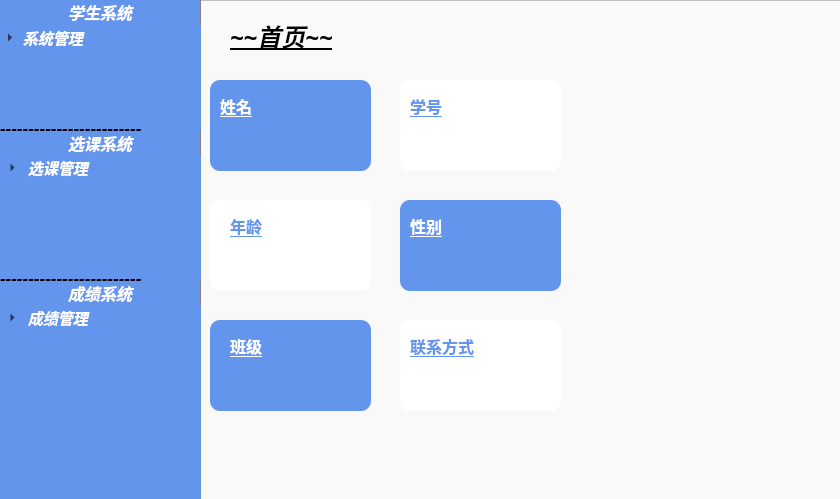
<?xml version="1.0" encoding="UTF-8"?>
<ui version="4.0">
 <class>stuhome</class>
 <widget class="QWidget" name="stuhome">
  <property name="geometry">
   <rect>
    <x>0</x>
    <y>0</y>
    <width>840</width>
    <height>499</height>
   </rect>
  </property>
  <property name="minimumSize">
   <size>
    <width>840</width>
    <height>499</height>
   </size>
  </property>
  <property name="maximumSize">
   <size>
    <width>840</width>
    <height>499</height>
   </size>
  </property>
  <property name="windowTitle">
   <string>学生管理</string>
  </property>
  <widget class="QTreeWidget" name="treeWidget">
   <property name="geometry">
    <rect>
     <x>0</x>
     <y>0</y>
     <width>201</width>
     <height>131</height>
    </rect>
   </property>
   <property name="styleSheet">
    <string notr="true">QHeaderView::section { 
	height:25px;
	color:write;
	background:#6495ed;
	color: rgb(255, 255, 255);
	border-left:0px solid gray; 
	border-right:1px solid gray; 
	border-top:0px solid gray; 
	border-bottom:0px solid gray;
}

QTreeView {
	border:none;
	background: #6495ed;
}
QTreeView::item {
	height: 25px;
	border: none;
	color: white;
}

QTreeView::branch:closed:has-children{
	
	
	image: url(:/icon/images/右.png);
}
QTreeView::branch:open:has-children{
	image: url(:/icon/images/下.png);
}</string>
   </property>
   <column>
    <property name="text">
     <string>学生系统</string>
    </property>
    <property name="font">
     <font>
      <family>幼圆</family>
      <pointsize>12</pointsize>
      <weight>75</weight>
      <italic>true</italic>
      <bold>true</bold>
     </font>
    </property>
    <property name="textAlignment">
     <set>AlignHCenter|AlignTop</set>
    </property>
    <property name="background">
     <color>
      <red>132</red>
      <green>161</green>
      <blue>197</blue>
     </color>
    </property>
   </column>
   <item>
    <property name="text">
     <string>系统管理</string>
    </property>
    <property name="font">
     <font>
      <family>幼圆</family>
      <pointsize>11</pointsize>
      <weight>75</weight>
      <italic>true</italic>
      <bold>true</bold>
     </font>
    </property>
    <item>
     <property name="text">
      <string>退出系统</string>
     </property>
     <property name="font">
      <font>
       <family>幼圆</family>
       <pointsize>11</pointsize>
       <weight>75</weight>
       <italic>true</italic>
       <bold>true</bold>
      </font>
     </property>
     <property name="textAlignment">
      <set>AlignLeading|AlignVCenter</set>
     </property>
    </item>
   </item>
  </widget>
  <widget class="QTreeWidget" name="treeWidget_2">
   <property name="geometry">
    <rect>
     <x>0</x>
     <y>130</y>
     <width>201</width>
     <height>151</height>
    </rect>
   </property>
   <property name="styleSheet">
    <string notr="true">QHeaderView::section { 
	height:25px;
	color:white;
	background:#6495ed;
	border-left:0px solid gray; 
	border-right:1px solid gray; 
	border-top:0px solid gray; 
	border-bottom:0px solid gray;
}

QTreeView {
	border:none;
	background: #6495ed;
}
QTreeView::item {
	height: 25px;
	border: none;
	color: white;
}

QTreeView::branch:closed:has-children{
	image: url(:/icon/images/右.png);
}
QTreeView::branch:open:has-children{
	image: url(:/icon/images/下.png);
}</string>
   </property>
   <property name="lineWidth">
    <number>1</number>
   </property>
   <property name="autoExpandDelay">
    <number>40</number>
   </property>
   <property name="indentation">
    <number>25</number>
   </property>
   <property name="uniformRowHeights">
    <bool>false</bool>
   </property>
   <attribute name="headerMinimumSectionSize">
    <number>37</number>
   </attribute>
   <attribute name="headerDefaultSectionSize">
    <number>134</number>
   </attribute>
   <column>
    <property name="text">
     <string>选课系统</string>
    </property>
    <property name="font">
     <font>
      <family>幼圆</family>
      <pointsize>12</pointsize>
      <weight>75</weight>
      <italic>true</italic>
      <bold>true</bold>
     </font>
    </property>
    <property name="textAlignment">
     <set>AlignCenter</set>
    </property>
   </column>
   <item>
    <property name="text">
     <string>选课管理</string>
    </property>
    <property name="font">
     <font>
      <family>幼圆</family>
      <pointsize>11</pointsize>
      <weight>75</weight>
      <italic>true</italic>
      <bold>true</bold>
     </font>
    </property>
    <item>
     <property name="text">
      <string>选择课程</string>
     </property>
     <property name="font">
      <font>
       <family>幼圆</family>
       <pointsize>11</pointsize>
       <weight>75</weight>
       <italic>true</italic>
       <bold>true</bold>
      </font>
     </property>
    </item>
    <item>
     <property name="text">
      <string>查询课程</string>
     </property>
     <property name="font">
      <font>
       <family>幼圆</family>
       <pointsize>11</pointsize>
       <weight>75</weight>
       <italic>true</italic>
       <bold>true</bold>
      </font>
     </property>
    </item>
    <item>
     <property name="text">
      <string>显示课表</string>
     </property>
     <property name="font">
      <font>
       <family>幼圆</family>
       <pointsize>11</pointsize>
       <weight>75</weight>
       <italic>true</italic>
       <bold>true</bold>
      </font>
     </property>
    </item>
   </item>
  </widget>
  <widget class="QTreeWidget" name="treeWidget_3">
   <property name="geometry">
    <rect>
     <x>0</x>
     <y>280</y>
     <width>201</width>
     <height>221</height>
    </rect>
   </property>
   <property name="styleSheet">
    <string notr="true">QHeaderView::section { 
	height:25px;
	color:white;
	background:#6495ed;
	border-left:0px solid gray; 
	border-right:1px solid gray; 
	border-top:0px solid gray; 
	border-bottom:0px solid gray;
}

QTreeView {
	border:none;
	background: #6495ed;
}
QTreeView::item {
	height: 25px;
	border: none;
	color: white;
}

QTreeView::branch:closed:has-children{
	image: url(:/icon/images/右.png);
}
QTreeView::branch:open:has-children{
	image: url(:/icon/images/下.png);
}</string>
   </property>
   <property name="lineWidth">
    <number>1</number>
   </property>
   <property name="autoExpandDelay">
    <number>40</number>
   </property>
   <property name="indentation">
    <number>25</number>
   </property>
   <property name="uniformRowHeights">
    <bool>false</bool>
   </property>
   <attribute name="headerMinimumSectionSize">
    <number>37</number>
   </attribute>
   <attribute name="headerDefaultSectionSize">
    <number>134</number>
   </attribute>
   <column>
    <property name="text">
     <string>成绩系统</string>
    </property>
    <property name="font">
     <font>
      <family>幼圆</family>
      <pointsize>12</pointsize>
      <weight>75</weight>
      <italic>true</italic>
      <bold>true</bold>
     </font>
    </property>
    <property name="textAlignment">
     <set>AlignCenter</set>
    </property>
   </column>
   <item>
    <property name="text">
     <string>成绩管理</string>
    </property>
    <property name="font">
     <font>
      <family>幼圆</family>
      <pointsize>11</pointsize>
      <weight>75</weight>
      <italic>true</italic>
      <bold>true</bold>
     </font>
    </property>
    <item>
     <property name="text">
      <string>我的成绩</string>
     </property>
     <property name="font">
      <font>
       <family>幼圆</family>
       <pointsize>11</pointsize>
       <weight>75</weight>
       <italic>true</italic>
       <bold>true</bold>
      </font>
     </property>
    </item>
   </item>
  </widget>
  <widget class="QListView" name="listView_2">
   <property name="geometry">
    <rect>
     <x>200</x>
     <y>0</y>
     <width>641</width>
     <height>501</height>
    </rect>
   </property>
   <property name="font">
    <font>
     <weight>50</weight>
     <bold>false</bold>
    </font>
   </property>
   <property name="styleSheet">
    <string notr="true">background-color: rgb(249, 249, 249);</string>
   </property>
  </widget>
  <widget class="QListView" name="listView_3">
   <property name="geometry">
    <rect>
     <x>210</x>
     <y>80</y>
     <width>161</width>
     <height>91</height>
    </rect>
   </property>
   <property name="styleSheet">
    <string notr="true">background-color: rgb(100, 149, 237);
border-radius:10px;</string>
   </property>
  </widget>
  <widget class="QLabel" name="label">
   <property name="geometry">
    <rect>
     <x>230</x>
     <y>20</y>
     <width>151</width>
     <height>31</height>
    </rect>
   </property>
   <property name="font">
    <font>
     <family>幼圆</family>
     <pointsize>18</pointsize>
     <weight>75</weight>
     <italic>true</italic>
     <bold>true</bold>
     <underline>true</underline>
    </font>
   </property>
   <property name="text">
    <string>~~首页~~</string>
   </property>
  </widget>
  <widget class="QLabel" name="label_2">
   <property name="geometry">
    <rect>
     <x>0</x>
     <y>270</y>
     <width>201</width>
     <height>16</height>
    </rect>
   </property>
   <property name="font">
    <font>
     <pointsize>13</pointsize>
     <weight>75</weight>
     <italic>true</italic>
     <bold>true</bold>
    </font>
   </property>
   <property name="text">
    <string>-------------------------</string>
   </property>
  </widget>
  <widget class="QLabel" name="label_3">
   <property name="geometry">
    <rect>
     <x>0</x>
     <y>120</y>
     <width>201</width>
     <height>16</height>
    </rect>
   </property>
   <property name="font">
    <font>
     <pointsize>13</pointsize>
     <weight>75</weight>
     <italic>true</italic>
     <bold>true</bold>
    </font>
   </property>
   <property name="text">
    <string>-------------------------</string>
   </property>
  </widget>
  <widget class="QLabel" name="label_4">
   <property name="geometry">
    <rect>
     <x>220</x>
     <y>90</y>
     <width>51</width>
     <height>31</height>
    </rect>
   </property>
   <property name="palette">
    <palette>
     <active>
      <colorrole role="WindowText">
       <brush brushstyle="SolidPattern">
        <color alpha="255">
         <red>255</red>
         <green>255</green>
         <blue>255</blue>
        </color>
       </brush>
      </colorrole>
     </active>
     <inactive>
      <colorrole role="WindowText">
       <brush brushstyle="SolidPattern">
        <color alpha="255">
         <red>255</red>
         <green>255</green>
         <blue>255</blue>
        </color>
       </brush>
      </colorrole>
     </inactive>
     <disabled>
      <colorrole role="WindowText">
       <brush brushstyle="SolidPattern">
        <color alpha="255">
         <red>120</red>
         <green>120</green>
         <blue>120</blue>
        </color>
       </brush>
      </colorrole>
     </disabled>
    </palette>
   </property>
   <property name="font">
    <font>
     <family>幼圆</family>
     <pointsize>12</pointsize>
     <weight>75</weight>
     <italic>false</italic>
     <bold>true</bold>
     <underline>true</underline>
    </font>
   </property>
   <property name="text">
    <string>姓名</string>
   </property>
  </widget>
  <widget class="QListView" name="listView_4">
   <property name="geometry">
    <rect>
     <x>400</x>
     <y>80</y>
     <width>161</width>
     <height>91</height>
    </rect>
   </property>
   <property name="styleSheet">
    <string notr="true">background-color: rgb(255, 255, 255);
border:0px;
border-radius:10px;</string>
   </property>
  </widget>
  <widget class="QLabel" name="label_5">
   <property name="geometry">
    <rect>
     <x>250</x>
     <y>130</y>
     <width>111</width>
     <height>31</height>
    </rect>
   </property>
   <property name="font">
    <font>
     <family>幼圆</family>
     <pointsize>12</pointsize>
    </font>
   </property>
   <property name="text">
    <string/>
   </property>
  </widget>
  <widget class="QListView" name="listView_5">
   <property name="geometry">
    <rect>
     <x>400</x>
     <y>200</y>
     <width>161</width>
     <height>91</height>
    </rect>
   </property>
   <property name="styleSheet">
    <string notr="true">background-color: rgb(100, 149, 237);
border-radius:10px;</string>
   </property>
  </widget>
  <widget class="QListView" name="listView_6">
   <property name="geometry">
    <rect>
     <x>210</x>
     <y>200</y>
     <width>161</width>
     <height>91</height>
    </rect>
   </property>
   <property name="styleSheet">
    <string notr="true">background-color: rgb(255, 255, 255);
border:0px;
border-radius:10px;</string>
   </property>
  </widget>
  <widget class="QListView" name="listView_7">
   <property name="geometry">
    <rect>
     <x>400</x>
     <y>320</y>
     <width>161</width>
     <height>91</height>
    </rect>
   </property>
   <property name="styleSheet">
    <string notr="true">background-color: rgb(255, 255, 255);
border:0px;
border-radius:10px;</string>
   </property>
  </widget>
  <widget class="QListView" name="listView_8">
   <property name="geometry">
    <rect>
     <x>210</x>
     <y>320</y>
     <width>161</width>
     <height>91</height>
    </rect>
   </property>
   <property name="styleSheet">
    <string notr="true">background-color: rgb(100, 149, 237);
border-radius:10px;</string>
   </property>
  </widget>
  <widget class="QLabel" name="label_6">
   <property name="geometry">
    <rect>
     <x>410</x>
     <y>210</y>
     <width>51</width>
     <height>31</height>
    </rect>
   </property>
   <property name="palette">
    <palette>
     <active>
      <colorrole role="WindowText">
       <brush brushstyle="SolidPattern">
        <color alpha="255">
         <red>255</red>
         <green>255</green>
         <blue>255</blue>
        </color>
       </brush>
      </colorrole>
     </active>
     <inactive>
      <colorrole role="WindowText">
       <brush brushstyle="SolidPattern">
        <color alpha="255">
         <red>255</red>
         <green>255</green>
         <blue>255</blue>
        </color>
       </brush>
      </colorrole>
     </inactive>
     <disabled>
      <colorrole role="WindowText">
       <brush brushstyle="SolidPattern">
        <color alpha="255">
         <red>120</red>
         <green>120</green>
         <blue>120</blue>
        </color>
       </brush>
      </colorrole>
     </disabled>
    </palette>
   </property>
   <property name="font">
    <font>
     <family>幼圆</family>
     <pointsize>12</pointsize>
     <weight>75</weight>
     <italic>false</italic>
     <bold>true</bold>
     <underline>true</underline>
    </font>
   </property>
   <property name="text">
    <string>性别</string>
   </property>
  </widget>
  <widget class="QLabel" name="label_7">
   <property name="geometry">
    <rect>
     <x>230</x>
     <y>330</y>
     <width>51</width>
     <height>31</height>
    </rect>
   </property>
   <property name="palette">
    <palette>
     <active>
      <colorrole role="WindowText">
       <brush brushstyle="SolidPattern">
        <color alpha="255">
         <red>255</red>
         <green>255</green>
         <blue>255</blue>
        </color>
       </brush>
      </colorrole>
     </active>
     <inactive>
      <colorrole role="WindowText">
       <brush brushstyle="SolidPattern">
        <color alpha="255">
         <red>255</red>
         <green>255</green>
         <blue>255</blue>
        </color>
       </brush>
      </colorrole>
     </inactive>
     <disabled>
      <colorrole role="WindowText">
       <brush brushstyle="SolidPattern">
        <color alpha="255">
         <red>120</red>
         <green>120</green>
         <blue>120</blue>
        </color>
       </brush>
      </colorrole>
     </disabled>
    </palette>
   </property>
   <property name="font">
    <font>
     <family>幼圆</family>
     <pointsize>12</pointsize>
     <weight>75</weight>
     <italic>false</italic>
     <bold>true</bold>
     <underline>true</underline>
    </font>
   </property>
   <property name="text">
    <string>班级</string>
   </property>
  </widget>
  <widget class="QLabel" name="label_8">
   <property name="geometry">
    <rect>
     <x>410</x>
     <y>90</y>
     <width>51</width>
     <height>31</height>
    </rect>
   </property>
   <property name="palette">
    <palette>
     <active>
      <colorrole role="WindowText">
       <brush brushstyle="SolidPattern">
        <color alpha="255">
         <red>100</red>
         <green>149</green>
         <blue>237</blue>
        </color>
       </brush>
      </colorrole>
     </active>
     <inactive>
      <colorrole role="WindowText">
       <brush brushstyle="SolidPattern">
        <color alpha="255">
         <red>100</red>
         <green>149</green>
         <blue>237</blue>
        </color>
       </brush>
      </colorrole>
     </inactive>
     <disabled>
      <colorrole role="WindowText">
       <brush brushstyle="SolidPattern">
        <color alpha="255">
         <red>120</red>
         <green>120</green>
         <blue>120</blue>
        </color>
       </brush>
      </colorrole>
     </disabled>
    </palette>
   </property>
   <property name="font">
    <font>
     <family>幼圆</family>
     <pointsize>12</pointsize>
     <weight>75</weight>
     <italic>false</italic>
     <bold>true</bold>
     <underline>true</underline>
    </font>
   </property>
   <property name="text">
    <string>学号</string>
   </property>
  </widget>
  <widget class="QLabel" name="label_9">
   <property name="geometry">
    <rect>
     <x>230</x>
     <y>210</y>
     <width>51</width>
     <height>31</height>
    </rect>
   </property>
   <property name="palette">
    <palette>
     <active>
      <colorrole role="WindowText">
       <brush brushstyle="SolidPattern">
        <color alpha="255">
         <red>100</red>
         <green>149</green>
         <blue>237</blue>
        </color>
       </brush>
      </colorrole>
     </active>
     <inactive>
      <colorrole role="WindowText">
       <brush brushstyle="SolidPattern">
        <color alpha="255">
         <red>100</red>
         <green>149</green>
         <blue>237</blue>
        </color>
       </brush>
      </colorrole>
     </inactive>
     <disabled>
      <colorrole role="WindowText">
       <brush brushstyle="SolidPattern">
        <color alpha="255">
         <red>120</red>
         <green>120</green>
         <blue>120</blue>
        </color>
       </brush>
      </colorrole>
     </disabled>
    </palette>
   </property>
   <property name="font">
    <font>
     <family>幼圆</family>
     <pointsize>12</pointsize>
     <weight>75</weight>
     <italic>false</italic>
     <bold>true</bold>
     <underline>true</underline>
    </font>
   </property>
   <property name="text">
    <string>年龄</string>
   </property>
  </widget>
  <widget class="QLabel" name="label_10">
   <property name="geometry">
    <rect>
     <x>410</x>
     <y>330</y>
     <width>91</width>
     <height>31</height>
    </rect>
   </property>
   <property name="palette">
    <palette>
     <active>
      <colorrole role="WindowText">
       <brush brushstyle="SolidPattern">
        <color alpha="255">
         <red>100</red>
         <green>149</green>
         <blue>237</blue>
        </color>
       </brush>
      </colorrole>
     </active>
     <inactive>
      <colorrole role="WindowText">
       <brush brushstyle="SolidPattern">
        <color alpha="255">
         <red>100</red>
         <green>149</green>
         <blue>237</blue>
        </color>
       </brush>
      </colorrole>
     </inactive>
     <disabled>
      <colorrole role="WindowText">
       <brush brushstyle="SolidPattern">
        <color alpha="255">
         <red>120</red>
         <green>120</green>
         <blue>120</blue>
        </color>
       </brush>
      </colorrole>
     </disabled>
    </palette>
   </property>
   <property name="font">
    <font>
     <family>幼圆</family>
     <pointsize>12</pointsize>
     <weight>75</weight>
     <italic>false</italic>
     <bold>true</bold>
     <underline>true</underline>
    </font>
   </property>
   <property name="text">
    <string>联系方式</string>
   </property>
  </widget>
  <widget class="QLabel" name="label_11">
   <property name="geometry">
    <rect>
     <x>440</x>
     <y>130</y>
     <width>111</width>
     <height>31</height>
    </rect>
   </property>
   <property name="font">
    <font>
     <family>幼圆</family>
     <pointsize>12</pointsize>
    </font>
   </property>
   <property name="text">
    <string/>
   </property>
  </widget>
  <widget class="QLabel" name="label_12">
   <property name="geometry">
    <rect>
     <x>250</x>
     <y>250</y>
     <width>111</width>
     <height>31</height>
    </rect>
   </property>
   <property name="font">
    <font>
     <family>幼圆</family>
     <pointsize>12</pointsize>
    </font>
   </property>
   <property name="text">
    <string/>
   </property>
  </widget>
  <widget class="QLabel" name="label_13">
   <property name="geometry">
    <rect>
     <x>440</x>
     <y>250</y>
     <width>111</width>
     <height>31</height>
    </rect>
   </property>
   <property name="font">
    <font>
     <family>幼圆</family>
     <pointsize>12</pointsize>
    </font>
   </property>
   <property name="text">
    <string/>
   </property>
  </widget>
  <widget class="QLabel" name="label_14">
   <property name="geometry">
    <rect>
     <x>250</x>
     <y>370</y>
     <width>111</width>
     <height>31</height>
    </rect>
   </property>
   <property name="font">
    <font>
     <family>幼圆</family>
     <pointsize>12</pointsize>
    </font>
   </property>
   <property name="text">
    <string/>
   </property>
  </widget>
  <widget class="QLabel" name="label_15">
   <property name="geometry">
    <rect>
     <x>440</x>
     <y>370</y>
     <width>111</width>
     <height>31</height>
    </rect>
   </property>
   <property name="font">
    <font>
     <family>幼圆</family>
     <pointsize>12</pointsize>
    </font>
   </property>
   <property name="text">
    <string/>
   </property>
  </widget>
  <zorder>listView_2</zorder>
  <zorder>treeWidget</zorder>
  <zorder>treeWidget_2</zorder>
  <zorder>treeWidget_3</zorder>
  <zorder>listView_3</zorder>
  <zorder>label</zorder>
  <zorder>label_2</zorder>
  <zorder>label_3</zorder>
  <zorder>label_4</zorder>
  <zorder>listView_4</zorder>
  <zorder>label_5</zorder>
  <zorder>listView_5</zorder>
  <zorder>listView_6</zorder>
  <zorder>listView_7</zorder>
  <zorder>listView_8</zorder>
  <zorder>label_6</zorder>
  <zorder>label_7</zorder>
  <zorder>label_8</zorder>
  <zorder>label_9</zorder>
  <zorder>label_10</zorder>
  <zorder>label_11</zorder>
  <zorder>label_12</zorder>
  <zorder>label_13</zorder>
  <zorder>label_14</zorder>
  <zorder>label_15</zorder>
 </widget>
 <resources>
  <include location="home.qrc"/>
 </resources>
 <connections/>
</ui>
